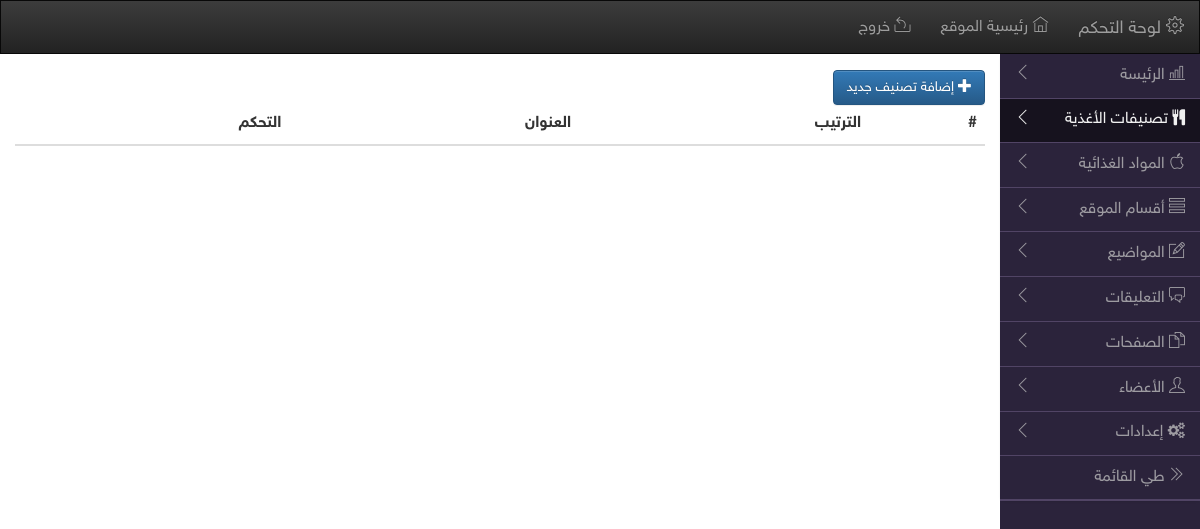
Page /index.php/control/food_categories on the earlier database version.
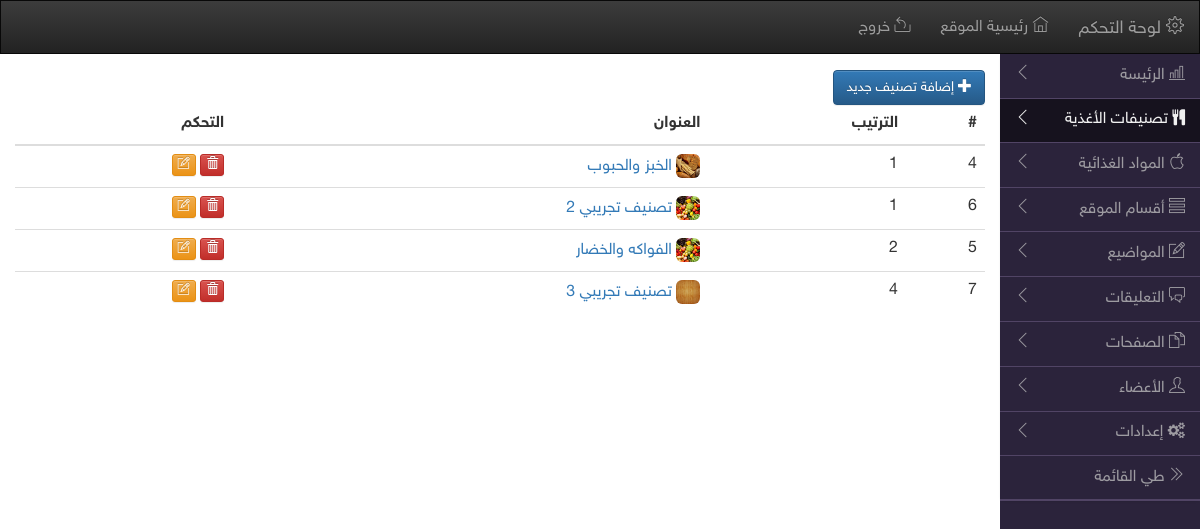
Same page on the later database version.
### tables this page shows
CREATE TABLE `food_categories` (
  `fc_id` int(11) NOT NULL AUTO_INCREMENT,
  `fc_title` varchar(30) DEFAULT NULL COMMENT 'عنوان',
  `fc_image` varchar(50) DEFAULT NULL COMMENT 'رابط صورة مرفوعة',
  `fc_level` int(5) DEFAULT NULL COMMENT 'لترتيب التصنيفات',
  `fc_author_id` int(10) DEFAULT NULL,
  PRIMARY KEY (`fc_id`),
  KEY `fc_author_id` (`fc_author_id`),
  CONSTRAINT `food_categories_ibfk_1` FOREIGN KEY (`fc_author_id`) REFERENCES `user` (`user_id`)
);

### application/controllers/Control.php (called while the page is built, shortened)
<?php
class Control extends CI_Controller
{
    function header($title = "لوحة تحكم موقع الدليل الغذائي")
    {
        $data['title'] = $title;
        $data['segment1'] = $this->uri->segment(2) ? $this->uri->segment(2) : "index";
        $this->load->view('control/template/header', $data);
    }
    function footer()
    {
        $this->load->view('control/template/footer');
    }
    function food_categories()
    {
        $this->load->model("food_categories_model");
        $data['food_categories'] = $this->food_categories_model->get_food_categories();
        $this->header("التصنيفات الغذائية");
        $this->load->view("control/food_categories/view", $data);
        $this->footer();
    }
}

### index.php (called while the page is built, shortened)
<?php
require_once BASEPATH.'core/CodeIgniter.php';

### application/models/food_categories_model.php (called while the page is built, shortened)
<?php
class Food_categories_model extends CI_Model
{
    function get_food_categories()
    {
        $this->db->order_by("fc_level");
        $q = $this->db->get("food_categories");
        if ($q->num_rows() > 0) return $q->result();
        else return false;
    }
}

### application/views/control/food_categories/view.php (the view, shortened to what this page needs)
<div class="row">
    <div class="col-lg-12">
        <p class="btn btn-primary" id="fcModalBtn"><i class="glyphicon glyphicon-plus"></i> إضافة تصنيف جديد </p>
    </div>
</div>
<table class="table">
    <thead>
    <tr>
        <th>#</th>
        <th>الترتيب</th>
        <th>العنوان</th>
        <th>التحكم</th>
    </tr>
    </thead>
    <tbody>
    <? foreach ($food_categories as $fc): ?>
        <tr>
            <td><?= $fc->fc_id ?></td>
            <td><?= $fc->fc_level ?></td>
            <td><a target="_blank" href="<?= base_url() ?>n-<?= $fc->fc_id ?>">
                    <img class="img-rounded" style="width:1.5em"
                         src="<?= base_url("assets/uploads/thumb_" . $fc->fc_image) ?>" alt=""/>
                    <?= $fc->fc_title ?></a></td>
            <td>
                <a class="btn btn-danger btn-xs deleteCategory"
                   href="<?= base_url() ?>control/delete_food_category/<?= $fc->fc_id ?>"><i
                        class="glyphicon glyphicon-trash"></i></a>
                <button data-title="<?= $fc->fc_title ?>"
                        data-level="<?= $fc->fc_level ?>"
                        data-id="<?= $fc->fc_id ?>"
                        data-img="<?= $fc->fc_image ?>"
                        class="btn btn-xs btn-warning editCategories">
                    <i class="ti-pencil-alt"></i>
                </button>
            </td>
        </tr>
    <? endforeach; ?>
    </tbody>
</table>

### application/views/control/template/header.php (shortened to what this page needs)
<!DOCTYPE html>
<html lang="ar-AR">
<head>
    <link rel="stylesheet" href="<?= base_url() ?>assets/bootstrap-3.3.6/css/bootstrap.min.css"/>
    <link rel="stylesheet" href="<?= base_url() ?>assets/bootstrap-3.3.6/css/bootstrap-theme.min.css"/>
    <link rel="stylesheet" href="<?= base_url() ?>assets/bootstrap-3.3.6/css/bootstrap-rtl.min.css"/>
    <link rel='stylesheet' href='<?= base_url() ?>assets/font-awesome-4.6.1/css/font-awesome.min.css' type='text/css'/>
    <link rel="stylesheet" href="<?= base_url() ?>assets/themify-icons/themify-icons.css">
    <link rel="stylesheet" href="<?= base_url() ?>assets/themify-icons/ie7/ie7.css">
    <link rel="stylesheet" href="<?= base_url() ?>assets/css/control.css"/>
    <link rel="stylesheet" href="<?= base_url() ?>assets/css/common.css"/>
    <link rel="stylesheet" href="<?= base_url() ?>assets/css/common.css"/>
    <link rel="stylesheet" href="<?= base_url() ?>assets/css/animate.min.css"/>
</head>
<body>
<div class="container-fluid no-padding">
    <div class="row no-margin">
        <nav class="navbar navbar-inverse no-border-radius no-margin">
            <div class="container-fluid">
                <div class="navbar-header">
                    <a class="navbar-brand" href="#"><i class="ti-settings"></i> لوحة التحكم</a></div>
                <div class="collapse navbar-collapse" id="bs-example-navbar-collapse-9">
                    <ul class="nav navbar-nav">
                        <li><a href="<?=base_url()?>"><i class="ti-home"></i> رئيسية الموقع</a></li>
                        <li><a href="<?=base_url()?>control/logout"><i class="ti-share-alt"></i> خروج</a></li>
                    </ul>
                </div>
            </div>
        </nav>
    </div>
    <div class="row no-margin">
        <div id="controlPanelMenu" class="col-md-2 com-sm-1 control-list-col fullHeight">
            <div class="list-group rtl">
                <a href="<?= base_url() ?>control" data-cat="index"
                   class="list-group-item no-border-radius ">
                    <i class="ti-bar-chart"></i>
                    <span>الرئيسة</span>
                    <i class="ti-angle-left pull-left"></i>
                </a>
                <a href="<?= base_url() ?>control/food_categories" data-cat="food_categories"
                   class="cPanelMenuAnchor list-group-item no-border-radius">
                    <i class="fa fa-cutlery"></i>
                    <span>تصنيفات الأغذية </span>
                    <i class="ti-angle-left pull-left"></i>
                </a>
                <a href="<?= base_url() ?>control/food_stuffs" data-cat="food_stuffs"
                   class=" list-group-item no-border-radius">
                    <i class="ti-apple"></i>
                    <span>المواد الغذائية</span>
                    <i class="ti-angle-left pull-left"></i>
                </a>
                <a href="<?= base_url() ?>control/categories" data-cat="categories"
                   class="list-group-item no-border-radius">
                    <i class="ti-view-list"></i>
                    <span>أقسام الموقع</span>
                    <i class="ti-angle-left pull-left"></i>
                </a>
                <a href="<?= base_url() ?>control/posts" data-cat="posts"
                   class="list-group-item no-border-radius">
                    <i class="ti-pencil-alt"></i>
                    <span>المواضيع</span>
                    <i class="ti-angle-left pull-left"></i>
                </a>
                <a href="<?= base_url() ?>control/comments" data-cat="comments"
                   class="list-group-item no-border-radius">
                    <i class="ti-comments"></i>
                    <span>التعليقات</span>
                    <i class="ti-angle-left pull-left"></i>
                </a>
                <a href="<?= base_url() ?>control/pages" data-cat="pages"
                   class="list-group-item no-border-radius">
                    <i class="ti-files"></i>
                    <span>الصفحات</span>
                    <i class="ti-angle-left pull-left"></i>
                </a>
                <a href="<?= base_url() ?>control/users" data-cat="users"
                   class="list-group-item no-border-radius">
                    <i class="ti-user"></i>
                    <span>الأعضاء</span>
                    <i class="ti-angle-left pull-left"></i>
                </a>
                <a href="<?= base_url() ?>control/options" data-cat="options"
                   class="cPanelMenuAnchor list-group-item no-border-radius">
                    <i class="fa fa-cogs"></i>
                    <span>إعدادات</span>
                    <i class="ti-angle-left pull-left"></i>
                </a>
                <a id="collapseMenu" href="#" class="list-group-item no-border-radius">
                    <i id="collapseIcon" class="ti-angle-double-right"></i>
                    <span>طي القائمة</span>
                </a>
            </div>
        </div>
        <div class="col-md-10 col-sm-11" id="controlPanelContent">

### application/views/control/template/footer.php (shortened to what this page needs)
</div>
</div>
</div>
</body>
</html>

### assets/css/control.css (style rules this page uses)
#controlPanelMenu { margin: 0; padding: 0; }
#controlPanelMenu, #controlPanelMenu .list-group-item { background-color: #2B233B; }
#controlPanelMenu .list-group-item, .list-group-item.no-border-radius:last-child { border: none; border-bottom: solid 2px #514465; }
#controlPanelMenu a.list-group-item, button.list-group-item { color: #9d9ba1; }
#controlPanelMenu a.list-group-item:focus, #controlPanelMenu a.list-group-item:hover, #controlPanelMenu button.list-group-item:focus, #controlPanelMenu button.list-group-item:hover, #controlPanelMenu .active1 { background-color: #16121E; color: #F0F0F0 !important; }
#controlPanelContent { padding-top: 1em; }
#controlPanelMenu .ti-angle-double-right { display: inline-block; }

### assets/css/common.css (style rules this page uses)
body { font-family: "HelveticaNeue", serif; font-size: 16px; }
.no-border-radius { border-radius: 0 !important; }
.no-margin { margin: 0; }
.no-padding { padding: 0; }

Differences in the rows shown:
added food_categories: fc_id "4", fc_level "1", fc_image (picture), fc_title "الخبز والحبوب"
added food_categories: fc_id "6", fc_level "1", fc_image (picture), fc_title "تصنيف تجريبي 2"
added food_categories: fc_id "5", fc_level "2", fc_image (picture), fc_title "الفواكه والخضار"
added food_categories: fc_id "7", fc_level "4", fc_image (picture), fc_title "تصنيف تجريبي 3"
